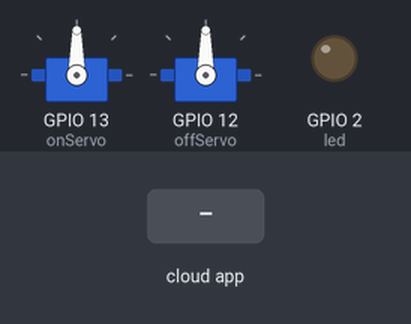
This sketch was run on a simulated ESP32. On the bench: 2 × servo, output pins drawn as LEDs (lit = HIGH). Inputs (shaded band) come from the test bench. WiFi joins after 1.5 s; servers stay silent unless stated; what the sketch prints to the serial monitor is not drawn.

Above: at 2.8 s.
2.9 s: the phone or cloud app sets GateVal to 0
At 5.2 s:
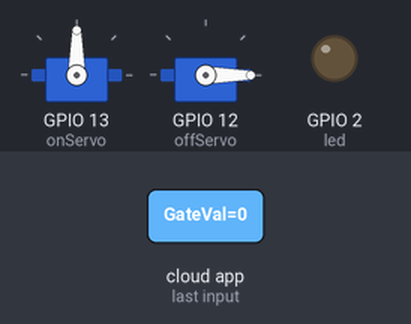
5.5 s: the phone or cloud app sets GateVal to 1
At 7.8 s:
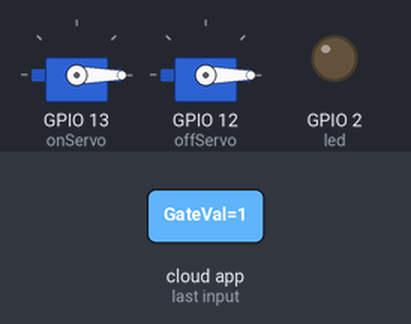
Timing chart, 0 to 9.3 s (numbered marks = the images above; inputs shaded):
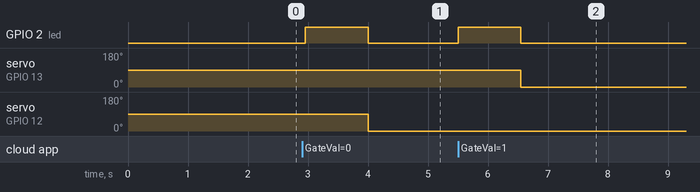

Measured:
- after the input at 2.9 s, GPIO 2 (led): LOW → HIGH after 0.05 s, → LOW 1.0 s later; servo on GPIO 12 (offServo): 90° → 0° after 1.1 s
- after the input at 5.5 s, GPIO 2 (led): LOW → HIGH at once, → LOW 1.0 s later; servo on GPIO 13 (onServo): 90° → 0° after 1.0 s

The sketch:

lightSwitch.ino
```cpp
#include <Servo.h>

#include <WiFi.h>
#include <WiFiMulti.h>
#include "FirebaseESP32.h"


FirebaseData firebaseData;
WiFiMulti WiFiMulti;
#define led 2

Servo onServo;
Servo offServo;

const char* ssid     = "MySSID";
const char* password = "MyPass";
#define FIREBASE_HOST "https://everythingwand-default-rtdb.firebaseio.com/"
#define FIREBASE_AUTH "MyAuth"
static bool hasWifi = false;


void streamCallback(StreamData data)
{
  digitalWrite(led, HIGH);
  Serial.println("Stream Data1 available...");
  Serial.println("STREAM PATH: " + data.streamPath());
  Serial.println("EVENT PATH: " + data.dataPath());
  Serial.println("DATA TYPE: " + data.dataType());
  Serial.println("EVENT TYPE: " + data.eventType());
  Serial.print("VALUE: ");
  Serial.println(data.intData()); //see addons/RTDBHelper.h
  Serial.println();

  if (data.intData() == 1) {
    onServo.write(180);
    delay(1000);
    onServo.write(0);
  } else if (data.intData() == 0) {
    offServo.write(180);
    delay(1000);
    offServo.write(0);
  }
  digitalWrite(led, LOW);
}

void streamTimeoutCallback(bool timeout)
{
  if (timeout)
  {
    Serial.println();
    Serial.println("Stream timeout, resume streaming...");
    Serial.println();
  }
}

void setup() {
  // put your setup code here, to run once:
  pinMode(led, OUTPUT);
  onServo.attach(13);
  offServo.attach(12);
  Serial.begin(9600);
  Serial.println("Connecting to WiFi...");
  WiFi.begin(ssid, password);
  while (WiFi.status() != WL_CONNECTED) {
    delay(500);
    Serial.print(".");
  }
  hasWifi = true;
  Serial.println("WiFi connected");
  Serial.println("IP address: ");
  Serial.println(WiFi.localIP());
  Firebase.begin(FIREBASE_HOST, FIREBASE_AUTH);
  Firebase.reconnectWiFi(true);

  if (!Firebase.beginStream(firebaseData, "/GateVal"))
  {
    Serial.println("------------------------------------");
    Serial.println("Can't begin stream connection...");
    Serial.println("REASON: " + firebaseData.errorReason());
    Serial.println("------------------------------------");
    Serial.println();
  }

  Firebase.setStreamCallback(firebaseData, streamCallback, streamTimeoutCallback);


}

void loop() {
  Serial.println("All good to go");
  // put your main code here, to run repeatedly:
  //  if (Firebase.getInt(firebaseData, "/Command")) {
  //
  //    if (firebaseData.dataType() == "int") {
  //      Serial.println(firebaseData.intData());
  //      myservo.write(firebaseData.intData());
  //    }
  //
  //  } else {
  //    Serial.println(firebaseData.errorReason());
  //  }

  while (1) {
    delay(1000);
  }

}
```
